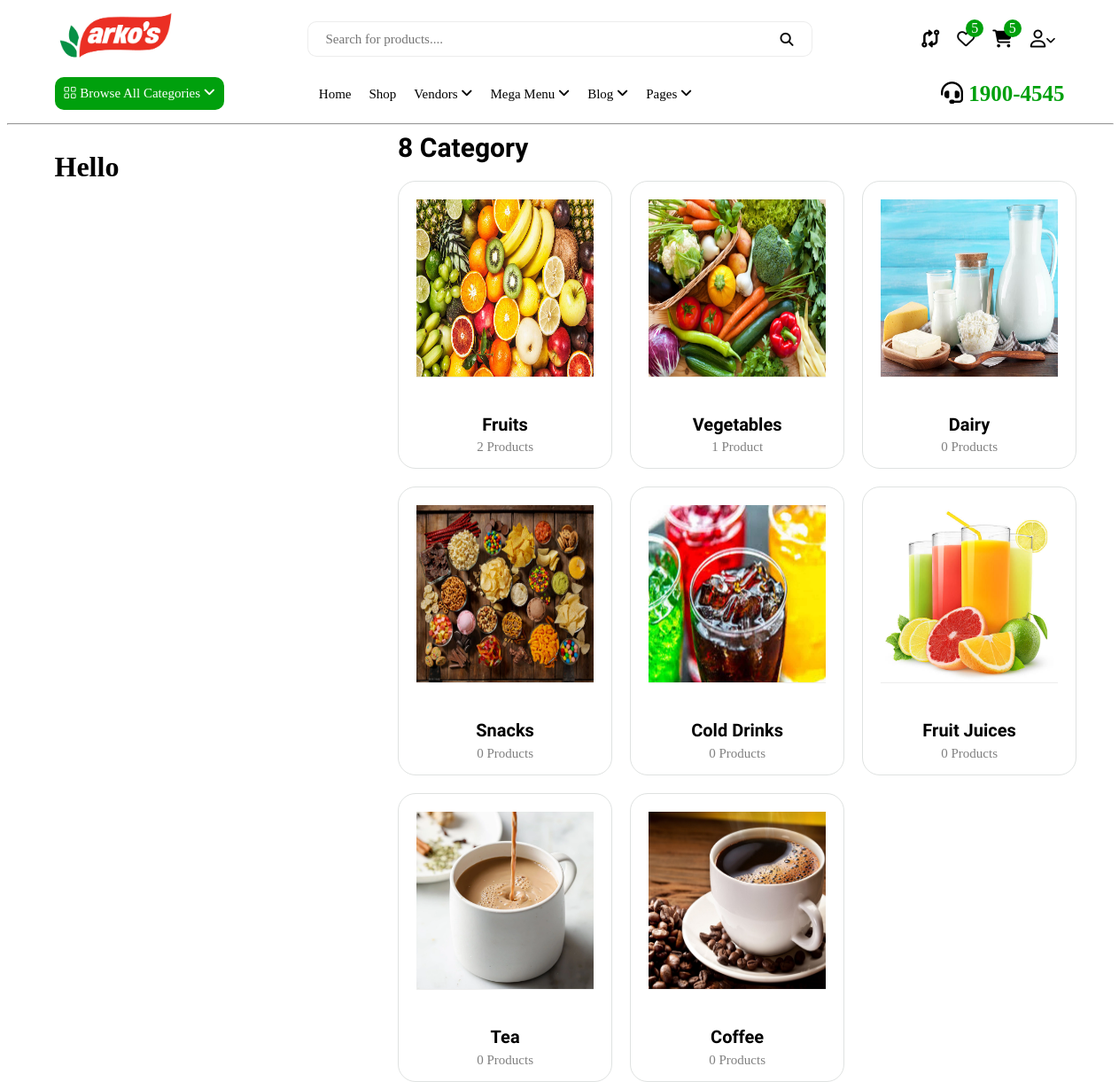
/categories/ (signed in), run on the app's committed database.
### ecomapp/models.py (models this page shows, shortened)
class Category(models.Model):
    cid = ShortUUIDField(
        unique=True,
        length=10,
        max_length=20,
        prefix="cat",
        alphabet="abcdefghijklmnopqrstuvwxyz12345",
    )
    title = models.CharField(max_length=100, default="Food")
    image = models.ImageField(upload_to="category", default="category.jpg")
    class Meta:
        verbose_name_plural = "Categories"

### ecomapp/views.py (the view)
# urls.py: path('categories/', categ, name="category"),
def categ(request):
    if request.user.is_authenticated:
        categories = Category.objects.all()
        context = {'categories' : categories}
        return render(request, 'mains/category.html', context)
    else:
        return redirect("userauths:login")

### ecomapp/context_processors.py (called while the page is built)
def default(request):
    categories = Category.objects.all()
    vendors = Vendor.objects.all()
    address = Address.objects.get(user=request.user)
    return {'categories' : categories, 'address' : address, 'vendors' : vendors}

### templates/mains/category.html (shortened to what this page needs)
{% extends 'base.html' %}
{% block content %}
{% load static %}
<link rel="stylesheet" href="https://cdnjs.cloudflare.com/ajax/libs/font-awesome/6.4.0/css/all.min.css"
 />
<link rel="stylesheet" href="{% static 'css/category.css' %}">
<div class="cont">
    <div class="aside">
        <h1>Hello</h1>
    </div>
    <div class="main">
        <div class="categories">
            {{ categories.count }} Category
        </div>
        <div class="row">
            {% for c in categories %}
            <div class="col">
                <div class="card">
                    <div class="categ-img">
                        <a href="{% url 'ecomapp:catprod' c.cid %}">
                            <img src="{{ c.image.url }}" alt="">
                        </a>
                    </div>
                    <div class="categ-det">
                        <h2 class="title"><a href="{% url 'ecomapp:catprod' c.cid %}">{{ c.title }}</a></h2>
                        <p class="prods">{{ c.categories.count }} Product{{ c.categories.count|pluralize }}</p>
                    </div>
                </div>
            </div>
            {% endfor %}
        </div>
    </div>
</div>
{% endblock %}

### static/css/base.css (style rules this page uses)
.cont { margin-right: auto; margin-left: auto; width: 100%; padding-left: calc((2rem)*.5); padding-right: calc((2rem)*.5); }
@media screen and (min-width: 576px) { .cont { max-width: 540px; } }
@media screen and (min-width: 768px) { .cont { max-width: 720px; } }
@media screen and (min-width: 992px) { .cont { max-width: 960px; } }
@media screen and (min-width: 1200px) { .cont { max-width: 1140px; } }

### static/css/category.css (style rules this page uses)
.aside { width: 33%; word-break: break-word; float: left; }
.main { width: 66%; float: right; }
.categories { font-size: 30px; font-family: Oswald; font-weight: 900; margin-bottom: 20px; }
.main .row { display: grid; grid-gap: 20px; grid-template-columns: 1fr 1fr 1fr; }
.card { border: 1px solid #dfe2e1; border-radius: 20px; background: #fff; -webkit-transition: 0.2s; }
.categ-img { align-items: center; justify-content: center; padding: 20px; position: relative; width: 200px; height: 200px; }
.categ-img img { width: 100%; height: 100%; border-bottom: 1px solid #ededed; transition: all .3s ease-in-out; }
.categ-det { justify-content: center; align-items: center; display: grid; text-align: center; }
.categ-det .title a { font-weight: 900; font-family: Oswald; color: #000; text-decoration: none; font-size: 20px; transition: 0.3s; }
.categ-det .prods { font-size: 15px; font-family: "Comic Sans MS"; color: gray; margin-top: -15px; }

### data on the page
Category: image (picture), title "Fruits", categories.count "2"
Category: image (picture), title "Vegetables", categories.count "1"
Category: image (picture), title "Dairy", categories.count "0"
Category: image (picture), title "Snacks", categories.count "0"
Category: image (picture), title "Cold Drinks", categories.count "0"
Category: image (picture), title "Fruit Juices", categories.count "0"
Category: image (picture), title "Tea", categories.count "0"
Category: image (picture), title "Coffee", categories.count "0"

### other printed values
{{ categories.count }} "8"
